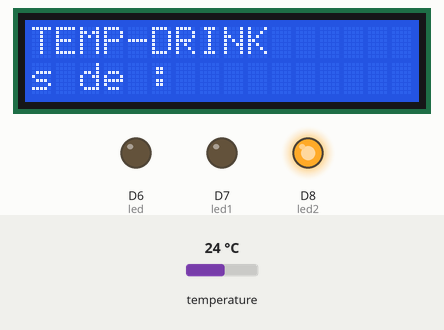
Bench run of a sketch on a simulated ESP8266 (NodeMCU). Shown: 16×2 character LCD, output pins drawn as LEDs (lit = HIGH). Inputs (shaded band) come from the test bench; at power-on: temperature 24 °C. WiFi joins after 1.5 s; servers stay silent unless stated; what the sketch prints to the serial monitor is not drawn.

Above: at 14.0 s.
14.1 s: temperature set to 29.3 °C
At 31.1 s:
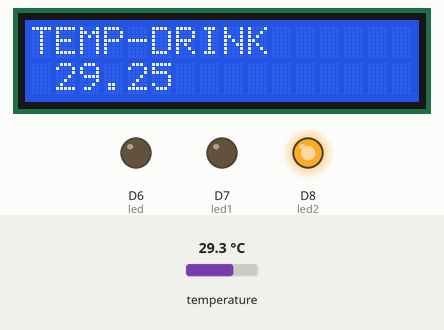
31.2 s: temperature set to 30.7 °C
At 36.11 s:
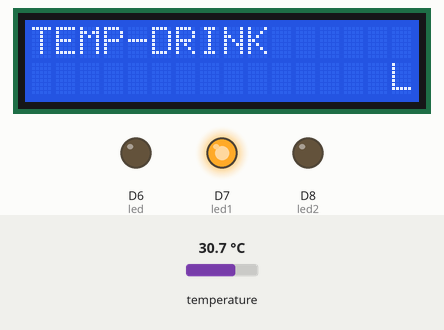
42.5 s: temperature set to 12 °C
At 51.54 s:
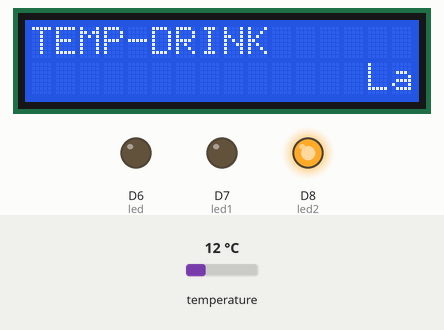
53.8 s: temperature set to 33 °C
65.1 s: temperature set to 19 °C
Timing chart, 0 to 68.1 s (numbered marks = the images above; inputs shaded):
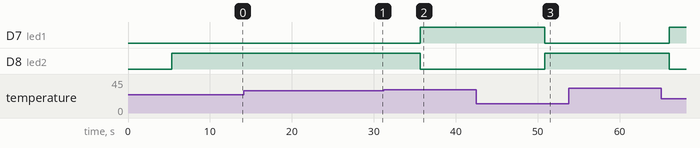

Measured:
- the behaviour switches between 29.9 and 30 °C on temperature (found by bisection; images 1 and 2)
- after the input at 31.2 s, D7 (led1): LOW → HIGH after 4.5 s; D8 (led2): HIGH → LOW after 4.5 s
- after the input at 42.5 s, D7 (led1): HIGH → LOW after 8.4 s; D8 (led2): LOW → HIGH after 8.4 s

The sketch:

Proyec_tempfin_wifi.ino
```cpp
#include <OneWire.h>
#include <DallasTemperature.h>
#include <LiquidCrystal_I2C.h>

#include <ESP8266WiFi.h>
#include <ESP8266WebServer.h>
#include "FirebaseESP8266.h"

// Configuration parameters for Access Point

#define FIREBASE_HOST "temp-drink-default-rtdb.firebaseio.com" //Sin incluir http:// or https://
#define FIREBASE_AUTH "SnxHQS0jDmj8ZpHM6EqiaNBqKSYnJEzKPB7IVo7L"
#define WIFI_SSID "Gabys_room"
#define WIFI_PASSWORD "F82DC014EAE4"

// Set up the server object
ESP8266WebServer server(80);


//Define FirebaseESP8266 data object
FirebaseData firebaseData;


FirebaseJson json;

int lcdColumns = 16;
int lcdRows = 2;
float sensorValue=0;

float temperatureC=0.0;
int led=D6;
int led1=D7;
int led2=D8;

// GPIO where the DS18B20 is connected to
const int oneWireBus = D5;

// Setup a oneWire instance to communicate with any OneWire devices
OneWire oneWire(oneWireBus);

// Pass our oneWire reference to Dallas Temperature sensor
DallasTemperature sensors(&oneWire);
LiquidCrystal_I2C lcd(0x27, lcdColumns, lcdRows);

String messageStatic = "TEMP-DRINK";
String messageToScroll = "La temperatura es de :";


void scrollText(int row, String message, int delayTime, int lcdColumns) {
  for (int i=0; i < lcdColumns; i++) {
    message = " " + message;
  }
  message = message + " ";
  for (int pos = 0; pos < message.length(); pos++) {
    lcd.setCursor(0, row);
    lcd.print(message.substring(pos, pos + lcdColumns));
    delay(delayTime);
  }
}


void setup() {

Serial.begin(9600);
WiFi.mode(WIFI_AP);
WiFi.begin(WIFI_SSID, WIFI_PASSWORD);
Serial.print("Connecting to Wi-Fi");
while (WiFi.status() != WL_CONNECTED)
{
Serial.print(".");
delay(300);
}
Serial.println();
Serial.print("Connected with IP: ");
Serial.println(WiFi.localIP());
Serial.println();

// Configure the server's routes
server.on("/",handleIndex); // use the top root path to report the last sensor valuer //S1
server.on("/update",handleUpdate); // use this route to update the sensor value //S2
server.begin();


  // Start the Serial Monitor
  Serial.begin(115200);
  // Start the DS18B20 sensor
  sensors.begin();
  pinMode(D6, OUTPUT);
  pinMode(D7, OUTPUT);
  pinMode(D8, OUTPUT);

  lcd.init();
  lcd.backlight();


  Firebase.begin(FIREBASE_HOST, FIREBASE_AUTH);
  Firebase.reconnectWiFi(true);


  //Set the size of WiFi rx/tx buffers in the case where we want to work with large data.
  firebaseData.setBSSLBufferSize(1024, 1024);


  //Set the size of HTTP response buffers in the case where we want to work with large data.
  firebaseData.setResponseSize(1024);


  //Set database read timeout to 1 minute (max 15 minutes)
  Firebase.setReadTimeout(firebaseData, 1000 * 60);
  //tiny, small, medium, large and unlimited.
  //Size and its write timeout e.g. tiny (1s), small (10s), medium (30s) and large (60s).
  Firebase.setwriteSizeLimit(firebaseData, "tiny");


  Serial.println("------------------------------------");
  Serial.println("Updated temperature...");
}


void printResult(FirebaseData &data)
{
  Serial.println();
  FirebaseJson &json = data.jsonObject();
  //Print all object data
  Serial.println("Pretty printed JSON data:");
  String jsonStr;
  json.toString(jsonStr, true);
  Serial.println(jsonStr);
  Serial.println();
  Serial.println("Iterate JSON data:");
  //Serial.println();
}


void handleIndex(){
String Website = "<!DOCTYPE HTML>\r\n \r\n<html><head><title>Lectura de temperatura</title><meta http-equiv=\"refresh\" content=\"2\"></head><body > <h1>Temp-Drink: </h1> La temperatura de la bebida es de : "+ String(temperatureC)+"*C<br> </body></html>\n";
server.send(200,"text/html",Website); // we'll need to refresh the page for getting the lastest value //S1
  //server.send("HTTP/1.1 200 OK\r\nContent-Type: text/html\r\n\r\n<!DOCTYPE HTML>\r\n");
 /* s += "\r\n<html><head><meta http-equiv=\"refresh\" content=\"2\"></head><body>\r\n";
  s += "<h2>Temperatura: </h2>";
  s += "Temperatura: "+ String(temperatureC)+"*C<br>";
  s += "</body></html>\n";*/

 //server.send(200," text/html",Website);

}

void handleUpdate(){
// The value will be passed as a URL argument //S2
 temperatureC = server.arg("value").toFloat();
Serial.println( temperatureC);
server.send(200,"text/plain","updated");
}

void loop() {


 Serial.print("Connected with IP: ");
 Serial.println(WiFi.localIP());
 server.handleClient();


  sensors.requestTemperatures();
  temperatureC = sensors.getTempCByIndex(0);
  Serial.print(temperatureC);
  Serial.println("ºC");
  delay(3000);

  String path = "/Test";
  json.set("Gabriela Mejia" + String(1), temperatureC);

  if(temperatureC >= 60){
    digitalWrite(led , HIGH);
  }else{
    digitalWrite(led , LOW);
  }

  if(temperatureC >=30 and temperatureC < 60){
    digitalWrite(led1 , HIGH);
  }else{
    digitalWrite(led1 , LOW);
  }

  if(temperatureC < 30){
    digitalWrite(led2 , HIGH);
  }else{
    digitalWrite(led2 , LOW);
  }

  lcd.setCursor(0, 0);
  lcd.print(messageStatic);
  scrollText(1, messageToScroll, 250, lcdColumns);
  lcd.print(temperatureC);

if (Firebase.updateNode(firebaseData, path + "/float", json))
  {
    //Serial.print("VALUE: ");
    printResult(firebaseData);
    Serial.println("------------------------------------");
    Serial.println();
  }
  else
  {
    Serial.println("FAILED");
    Serial.println("REASON: " + firebaseData.errorReason());
    Serial.println("------------------------------------");
    Serial.println();
  }
  delay(1000);

}
```
